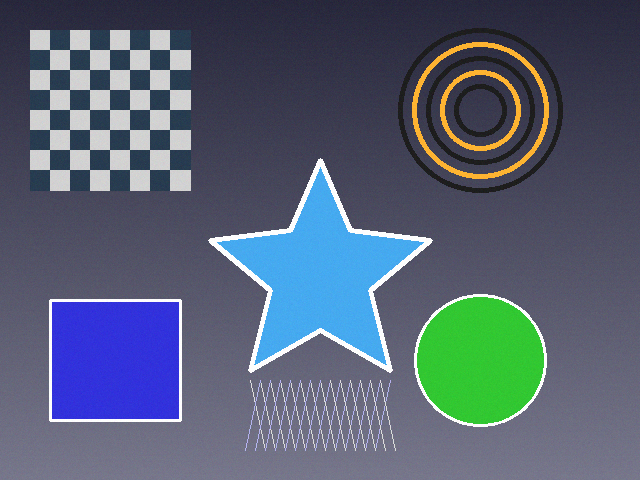
#> input picture data/single/sample.png, 640 x 480 px; its folder holds only this picture in this run
$ python -i enhancement.py   (imports and definitions only)
#> lines starting #> are read from the running program, lines starting #| are printed output that depends on the picture
### src/utils.py
"""
CV-Scope Core Utilities.

Provides robust image I/O, validation, directory management, performance timing,
and numerical statistics for image processing pipelines.
"""

import os
import time
from pathlib import Path
from typing import Tuple, Dict, Any, Union, Optional
import cv2
import numpy as np


class Timer:
    """High-precision context manager and utility for execution timing."""

    def __init__(self, name: str = "Operation"):
        self.name = name
        self.start_time: float = 0.0
        self.end_time: float = 0.0
        self.elapsed_ms: float = 0.0

    def __enter__(self):
        self.start_time = time.perf_counter()
        return self

    def __exit__(self, exc_type, exc_val, exc_tb):
        self.end_time = time.perf_counter()
        self.elapsed_ms = (self.end_time - self.start_time) * 1000.0


# [5 lines left out: function ensure_dir, not called in this run]


def validate_image(
    img: Optional[np.ndarray],
    min_dim: Tuple[int, int] = (10, 10),
    allow_grayscale: bool = True
) -> None:
    """
    Validate that an image array is well-formed, non-empty, and meets dimension criteria.

    Raises:
        ValueError: If image is None, empty, or has dimensions smaller than min_dim.
    """
    if img is None:
        raise ValueError("Image array is None. Failed to load or decode image.")
    if not isinstance(img, np.ndarray):
        raise TypeError(f"Expected numpy.ndarray, got {type(img).__name__}.")
    if img.size == 0:
        raise ValueError("Image array is empty (0 pixels).")
    if len(img.shape) < 2:
        raise ValueError(f"Image array must have at least 2 dimensions, got shape {img.shape}.")

    h, w = img.shape[:2]
    min_w, min_h = min_dim
    if h < min_h or w < min_w:
        raise ValueError(
            f"Image dimensions ({w}x{h}) are smaller than minimum allowed ({min_w}x{min_h})."
        )

    if not allow_grayscale and len(img.shape) == 2:
        raise ValueError("Expected multi-channel color image, but received single-channel grayscale.")


# [75 lines left out: functions load_image, save_image, not called in this run]


def compute_image_statistics(img: np.ndarray) -> Dict[str, Any]:
    """
    Compute key statistical metrics of an image channel or grayscale representation.

    Returns:
        dict: min, max, mean, std, dynamic_range, and contrast_ratio.
    """
    validate_image(img)
    arr = img.astype(np.float64)
    min_val = float(np.min(arr))
    max_val = float(np.max(arr))
    mean_val = float(np.mean(arr))
    std_val = float(np.std(arr))
    contrast_ratio = float(std_val / (mean_val + 1e-6))

    return {
        "min": round(min_val, 2),
        "max": round(max_val, 2),
        "mean": round(mean_val, 2),
        "std": round(std_val, 2),
        "dynamic_range": round(max_val - min_val, 2),
        "contrast_ratio": round(contrast_ratio, 4)
    }

### src/enhancement.py
"""
CV-Scope Enhancement Module.

Implements classical image enhancement techniques:
- Global Histogram Equalization
- Contrast Limited Adaptive Histogram Equalization (CLAHE)
- Spatial Convolution Sharpening (High-pass Laplacian & Unsharp Masking)
"""

from typing import Tuple, Optional, Dict, Any
import cv2
import numpy as np

from src.utils import validate_image, Timer, compute_image_statistics
from config import EnhancementConfig


def equalize_histogram(gray_img: np.ndarray) -> np.ndarray:
    """
    Perform global histogram equalization on a single-channel image.

    Linearizes the cumulative distribution function (CDF) of pixel intensities,
    maximizing global contrast across the full dynamic range [0, 255].

    Args:
        gray_img: Single-channel uint8 grayscale image.

    Returns:
        np.ndarray: Globally equalized grayscale image.
    """
    validate_image(gray_img)
    if len(gray_img.shape) != 2:
        raise ValueError("Histogram equalization requires a 2D single-channel grayscale image.")

    return cv2.equalizeHist(gray_img)


def apply_clahe(
    gray_img: np.ndarray,
    clip_limit: float = 2.0,
    tile_grid_size: Tuple[int, int] = (8, 8)
) -> np.ndarray:
    """
    Apply Contrast Limited Adaptive Histogram Equalization (CLAHE).

    Overcomes limitations of global equalization by computing localized histograms
    over contextual tiles, clipping contrast amplification at clip_limit to prevent
    noise over-amplification, and bilinearly interpolating tile boundaries.

    Args:
        gray_img: Single-channel uint8 grayscale image.
        clip_limit: Threshold for contrast limiting (typical range: 1.5 - 4.0).
        tile_grid_size: Dimensions of the grid for contextual tile computation (e.g. (8, 8)).

    Returns:
        np.ndarray: Locally contrast-enhanced grayscale image.
    """
    validate_image(gray_img)
    if len(gray_img.shape) != 2:
        raise ValueError("CLAHE requires a 2D single-channel grayscale image.")
    if clip_limit <= 0:
        raise ValueError(f"clip_limit must be positive, got {clip_limit}.")
    if tile_grid_size[0] < 1 or tile_grid_size[1] < 1:
        raise ValueError(f"tile_grid_size dimensions must be >= 1, got {tile_grid_size}.")

    clahe = cv2.createCLAHE(clipLimit=clip_limit, tileGridSize=tile_grid_size)
    return clahe.apply(gray_img)


def sharpen_image(
    img: np.ndarray,
    strength: float = 1.0,
    method: str = "unsharp_mask",
    gaussian_ksize: Tuple[int, int] = (5, 5),
    sigma: float = 1.0
) -> np.ndarray:
    """
    Enhance high-frequency edge details using spatial convolution.

    Methods:
    - 'unsharp_mask': Sharp = Image + strength * (Image - GaussianBlur(Image))
    - 'laplacian': 2D convolution with 3x3 discrete Laplacian high-pass filter.

    Args:
        img: Input image array.
        strength: Sharpening amplification multiplier (>= 0.0).
        method: Sharpening algorithm ('unsharp_mask' or 'laplacian').
        gaussian_ksize: Kernel dimensions for unsharp mask blur.
        sigma: Standard deviation for unsharp mask blur.

    Returns:
        np.ndarray: Sharpened uint8 image.
    """
    validate_image(img)
    if strength < 0:
        raise ValueError(f"strength must be non-negative, got {strength}.")

    if strength == 0.0:
        return img.copy()

    if method == "unsharp_mask":
        blurred = cv2.GaussianBlur(img, gaussian_ksize, sigmaX=sigma, sigmaY=sigma)
        # Unsharp mask formula: High-frequency detail = img - blurred
        # Enhanced = img + strength * detail
        detail = cv2.subtract(img, blurred)
        sharpened = cv2.addWeighted(img, 1.0, detail, strength, 0)
        return np.clip(sharpened, 0, 255).astype(np.uint8)

    elif method == "laplacian":
        # 3x3 Laplacian sharpening kernel with center weight
        # [ 0, -1,  0]
        # [-1,  4+strength, -1]
        # [ 0, -1,  0]
        kernel = np.array([
            [0, -strength, 0],
            [-strength, 1.0 + 4.0 * strength, -strength],
            [0, -strength, 0]
        ], dtype=np.float32)

        sharpened = cv2.filter2D(img, ddepth=-1, kernel=kernel)
        return np.clip(sharpened, 0, 255).astype(np.uint8)

    else:
        raise ValueError(f"Unknown sharpening method '{method}'. Supported: 'unsharp_mask', 'laplacian'.")


def run_enhancement(
    gray_img: np.ndarray,
    config: Optional[EnhancementConfig] = None
) -> Dict[str, Any]:
    """
    Execute classical image enhancement pipeline and calculate comparative metrics.

    Returns:
        dict:
        - 'original_gray': input grayscale image
        - 'equalized': global histogram equalized image
        - 'clahe': CLAHE enhanced image
        - 'sharpened': unsharp-mask sharpened image
        - 'metrics': statistical distributions before and after enhancement
        - 'elapsed_ms': total execution time in milliseconds
    """
    if config is None:
        config = EnhancementConfig()

    with Timer("Enhancement") as timer:
        eq = equalize_histogram(gray_img)
        clahe_out = apply_clahe(
            gray_img,
            clip_limit=config.clahe_clip_limit,
            tile_grid_size=config.clahe_tile_grid_size
        )
        sharp = sharpen_image(
            clahe_out,
            strength=config.sharpen_strength,
            sigma=config.unsharp_sigma
        )

        metrics = {
            "original": compute_image_statistics(gray_img),
            "equalized": compute_image_statistics(eq),
            "clahe": compute_image_statistics(clahe_out),
            "sharpened": compute_image_statistics(sharp)
        }

    return {
        "original_gray": gray_img,
        "equalized": eq,
        "clahe": clahe_out,
        "sharpened": sharp,
        "metrics": metrics,
        "elapsed_ms": round(timer.elapsed_ms, 2)
    }

>>> import cv2
>>> picture = cv2.imread('../data/single/sample.png', cv2.IMREAD_GRAYSCALE)
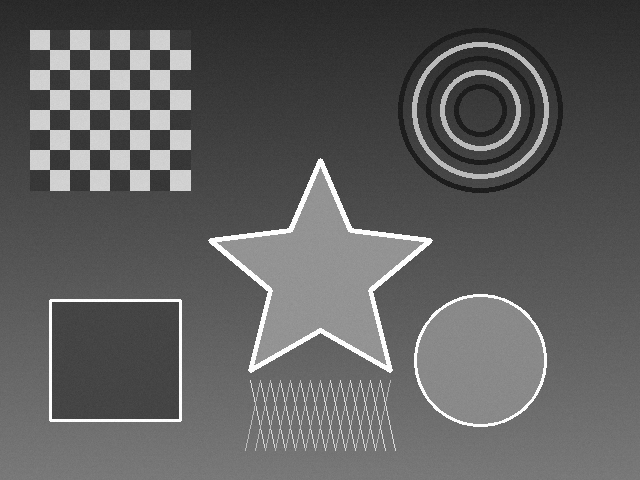
#> picture: shape (480, 640); min 22, max 255, mean 94.9
>>> result = run_enhancement(picture)
#> in equalize_histogram, `return cv2.equalizeHist(gray_img)`:
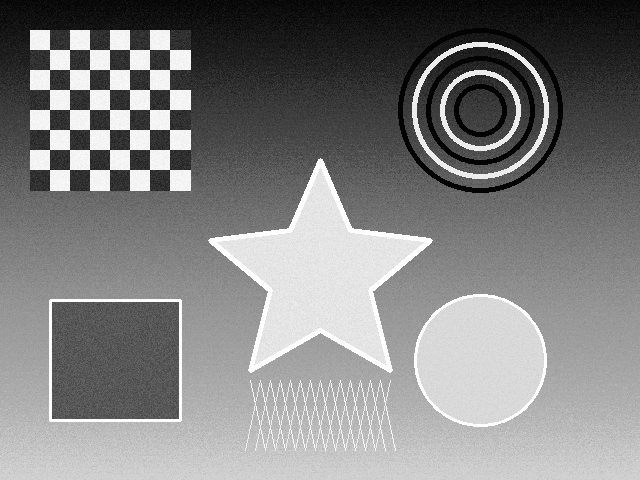
#> returned value: shape (480, 640); min 0, max 255, mean 128.7
#> in apply_clahe, `return clahe.apply(gray_img)`:
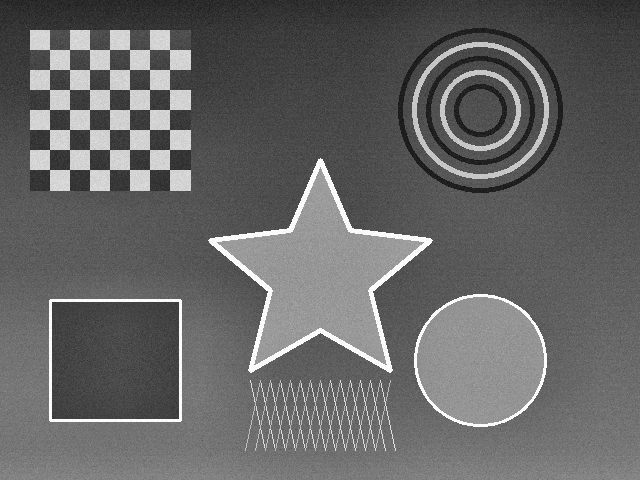
#> returned value: shape (480, 640); min 18, max 255, mean 101.7
#> in sharpen_image, `detail = cv2.subtract(img, blurred)`:
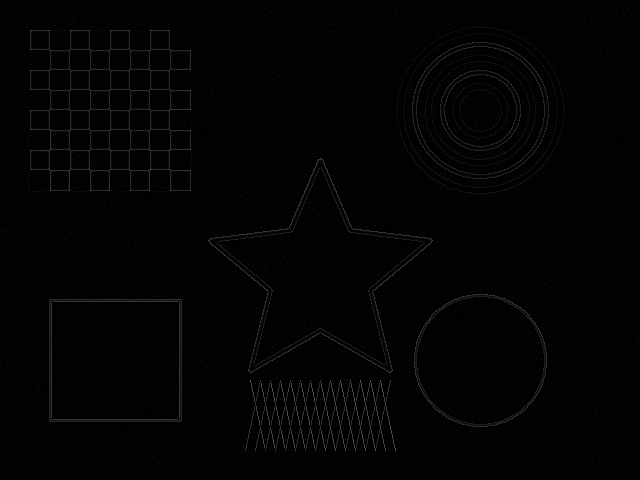
#> detail: shape (480, 640); min 0, max 95, mean 3.3
#> in compute_image_statistics, `min_val = float(np.min(arr))`: min_val = 22
#> in compute_image_statistics, `max_val = float(np.max(arr))`: max_val = 255
#> in compute_image_statistics, `mean_val = float(np.mean(arr))`: mean_val = 94.94
#> in compute_image_statistics, `std_val = float(np.std(arr))`: std_val = 46.97
#> in compute_image_statistics, `contrast_ratio = float(std_val / (mean_val + 1e-6))`: contrast_ratio = 0.495
#> result = 6 items
